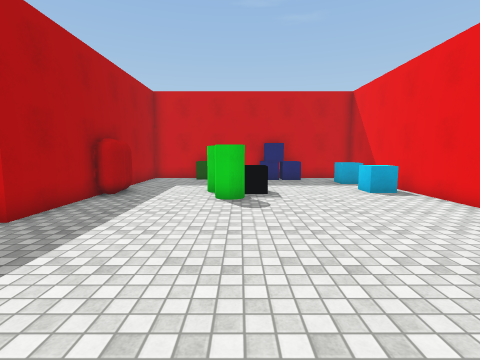
view 1 (above)

16 first-person views from a walk through a 3-D level made in the Unity game engine. The camera is 1.5 m above the floor, tilts 6° down and sees 85° across. The floor is counted in squares, 1 m on a side. Each view is taken from the middle of a square. On the plan, view 1 faces up. The plan holds only what a view shows up to about 14 squares ahead; the rest is blank. The place goes on beyond the plan. Surface patterns are stand-ins for the level's own textures.

view 2
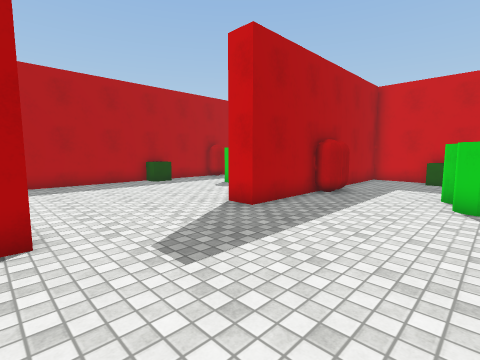

view 3
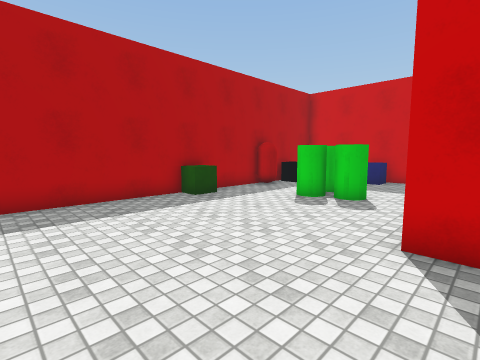

view 4
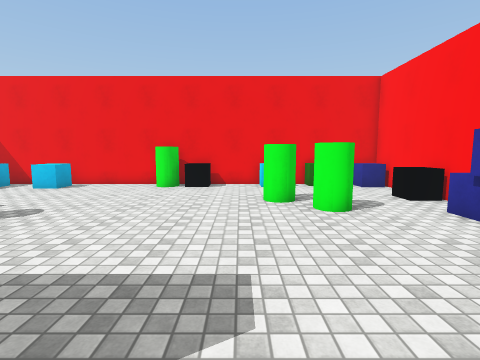

view 5
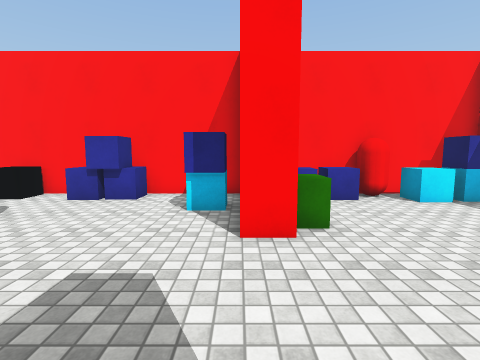

view 6
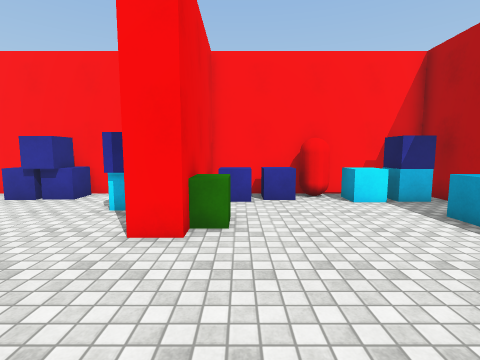

view 7
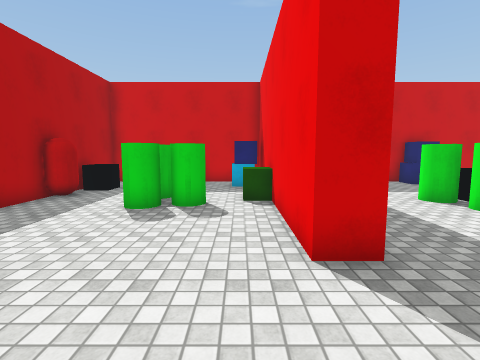

view 8
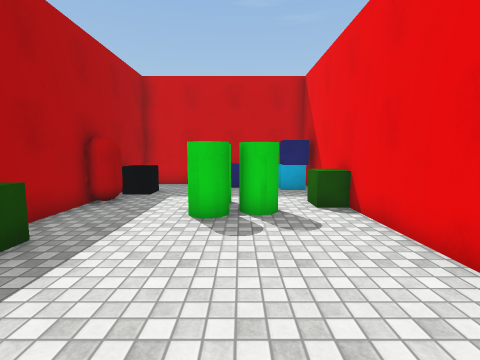

view 9
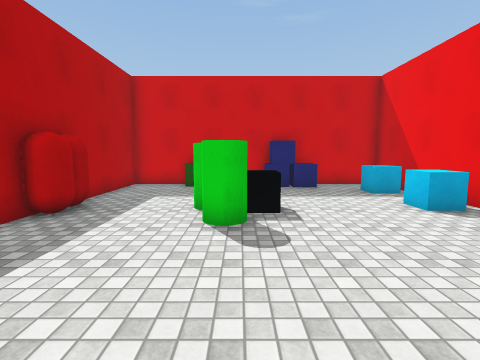

view 10
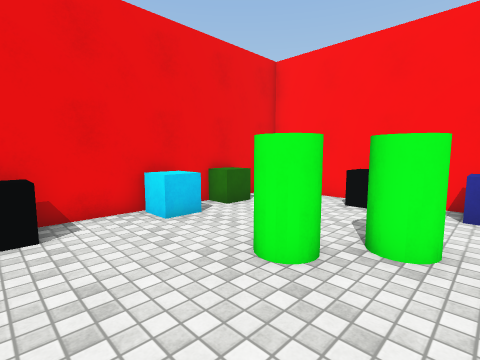

view 11
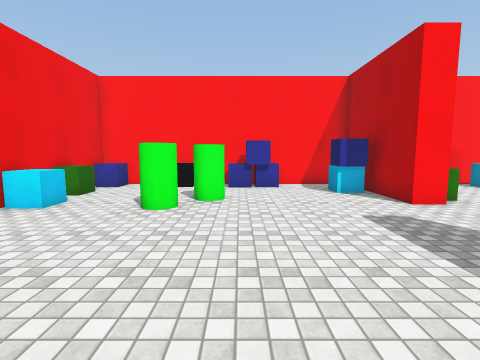

view 12
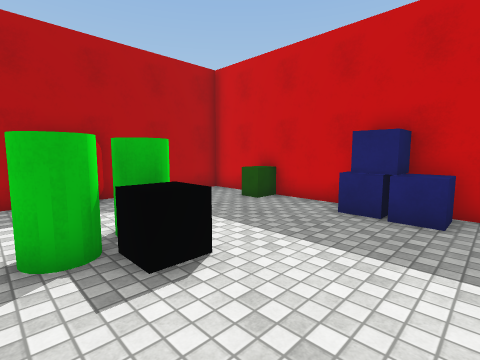

view 13
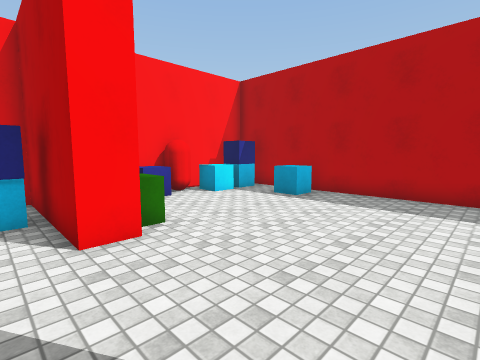

view 14
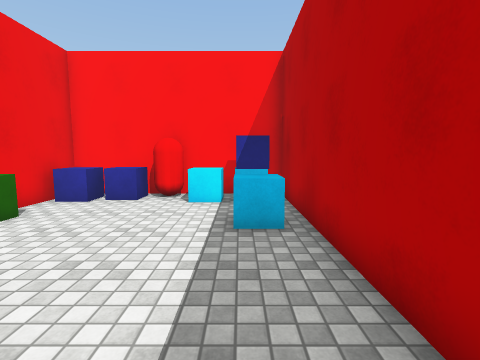

view 15
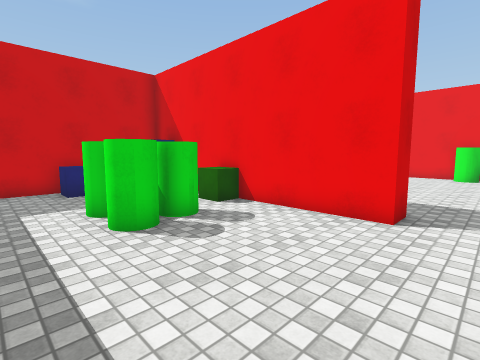

view 16
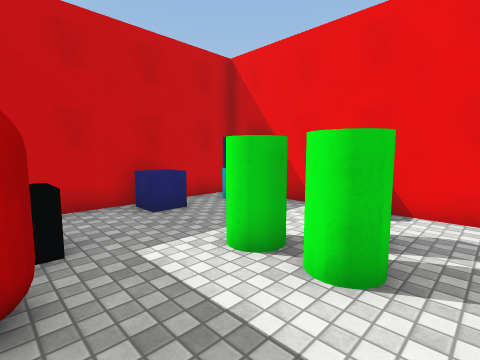

### Floor plan
Points are (right, up) in squares from view 1. A wall is a line through its corners. A room is listed if a view was taken in it or the views show most of it. See-through windows are left out.
Room 1 (views 1, 2, 3, 4, 5, 6, 7, 8, 9, 10, 11, 12, 13, 14, 15, 16)
walls: (-5, 8.5) (-5, 5.5) (-6, 5.5) (-6, 15.1); (-5.9, 15.5) (-13.5, 15.5) (-13.5, 12.4); (-13.5, 10.8) (-13.5, -4.5) (-6, -4.5) (-6, 0.5) (-5, 0.5) (-5, -4.5) (6.5, -4.5) (6.5, 15.5) (-5, 15.5) (-5, 10.8)
objects: other object (-13, -4) to (-12, -3); other object (-13, -1) to (-12, 0); green cube (-13, 7); red capsule (-13, 11); black cube (-13, 13) to (-12, 13); other object (-12, -3); other object (-11, -4) to (-11, -3); red capsule (-10, -4) to (-9, -4); other object (-10, 9); other object (-10, 10) to (-10, 11); other object (-10, 14) to (-9, 15); other object (-9, 9) to (-8, 10); other object (-8, -4) to (-8, -3); other object (-8, 14); other object (-7, -4) to (-7, -3); green cube (-7, -1) to (-6, 0); green cube (-7, 10) to (-6, 11); other object (-7, 14); red capsule (-5, 9) to (-4, 9); red capsule (-5, 10) to (-4, 10); other object (-4, -3); other object (-4, -2); green block (-2, 15); other object (-1, -4) to (-1, -3); other object (-1, 9) to (0, 9); other object (-1, 10) to (0, 10); other object (0, -4) to (0, -3); other object (1, -1) to (1, 0); black cube (1, 10); other object (1, 15); black cube (2, -4) to (3, -4); other object (2, 1) to (3, 1); other object (2, 15); other object (3, 14) to (3, 15); other object (5, 10) to (6, 10); other object (5, 13) to (6, 13); other object (6, -4); green cube (6, -2) to (6, -1); other object (6, 0) to (6, 1); black cube (6, 4); other object (6, 5) to (6, 6)

Positions as (right, up) in squares from view 1, and headings:
1: (0, 0), facing up
2: (0, 0), facing up-left
3: (-5, 1), facing up-left
4: (-6, 2), facing right
5: (-5, 5), facing down
6: (-7, 5), facing down
7: (-7, 2), facing up
8: (-9, 3), facing up
9: (0, 3), facing up
10: (0, 4), facing down-right
11: (0, 8), facing down
12: (4, 8), facing up-left
13: (-4, 5), facing down-left
14: (-12, 5), facing down
15: (-12, 4), facing up-right
16: (-13, 8), facing up-right
